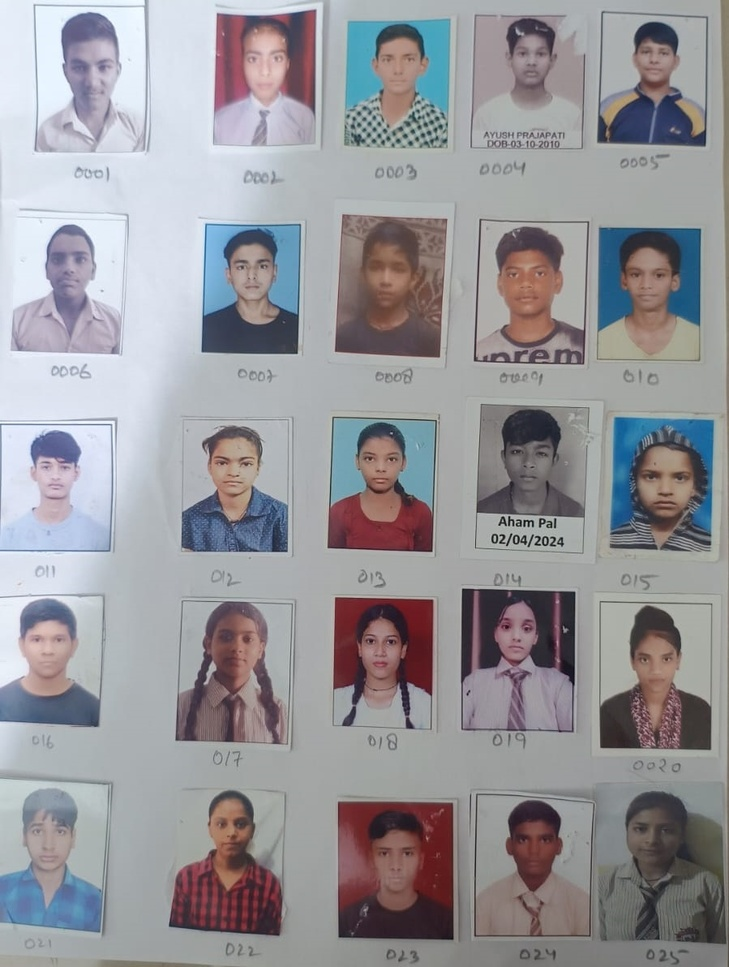
#> input picture multiple passport photo/data/passport_pic.jpg, 729 x 967 px, shrunk from 899 x 1192 before the run, found by its file name
$ python passport_photo.py
#> lines starting #> are read from the running program, lines starting #| are printed output that depends on the picture
from PIL import Image

# Load the image
image_path = "E:\Rag_models\multiple passport photo\data\passport_pic.jpg"  # Update this path to your image location
image = Image.open(image_path)
#> image is the input picture: PIL image 729x967 RGB; mean R, G, B 150.9, 149.5, 153.8

# Get the size of the original image
image_width, image_height = image.size
#> image_width = 729; image_height = 967

# Define the grid dimensions: 5 columns and 5 rows (total 25 images)
cols = 5
rows = 5

# Calculate the width and height of each cropped passport image
crop_width = image_width // cols
#> crop_width = 145
crop_height = image_height // rows
#> crop_height = 193

# Store each cropped image
cropped_images = []

# Iterate through the grid to crop each photo
for row in range(rows):
    for col in range(cols):
        left = col * crop_width
        upper = row * crop_height
        right = left + crop_width
        lower = upper + crop_height
        cropped_image = image.crop((left, upper, right, lower))
        cropped_images.append(cropped_image)
#> after the loop, cropped_images = 25 items

# Save each cropped image with a unique name
output_paths = []
for i, cropped_image in enumerate(cropped_images):
    output_path = f"E:\Rag_models\multiple passport photo\data\cropped_photos\cropped_passport_{i+1:02}.jpg"  # Update this path to your save location
    cropped_image.save(output_path)
    output_paths.append(output_path)
#> this loop made 25 passes
#> pass 1, `cropped_image.save(output_path)`:
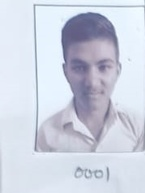
#> saved as cropped_passport_01.jpg: PIL image 145x193 RGB; mean R, G, B 205.4, 210.8, 224.7
#> pass 2, `cropped_image.save(output_path)`:
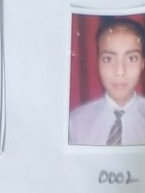
#> saved as cropped_passport_02.jpg: PIL image 145x193 RGB; mean R, G, B 197.9, 192.6, 203.9
#> after the loop, output_paths = 25 items

# Output paths of saved images
print(output_paths)
#> (printed output is left out)
